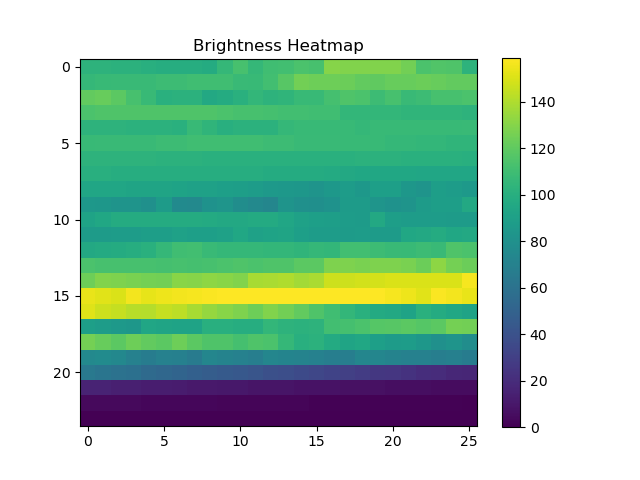
#> input picture images/heatmap.png, 640 x 480 px, given in place of mrng.jpg, which was not available
$ jupyter execute ass1.ipynb   (text cells are left out)
#> lines starting #> are read from the running program, lines starting #| are printed output that depends on the picture; pictures that were not available may be replaced by others from this repository, and a replacement may not be noted
[cell 1]
import cv2
import numpy
import matplotlib.pyplot as plt

[cell 2]
img = cv2.imread('mrng.jpg')
#> img is the input picture: shape (480, 640, 3); mean B, G, R 180.3, 202.1, 161.1
img = cv2.cvtColor(img, cv2.COLOR_BGR2RGB)
plt.imshow(img)
plt.title('mrng image')

[cell 3]
hsv = cv2.cvtColor(img, cv2.COLOR_RGB2HSV)
#> hsv: shape (480, 640, 3); mean H, S, V 40.5, 93.7, 209.2
plt.imshow(hsv)

[cell 4]
h, s, v = cv2.split(hsv)
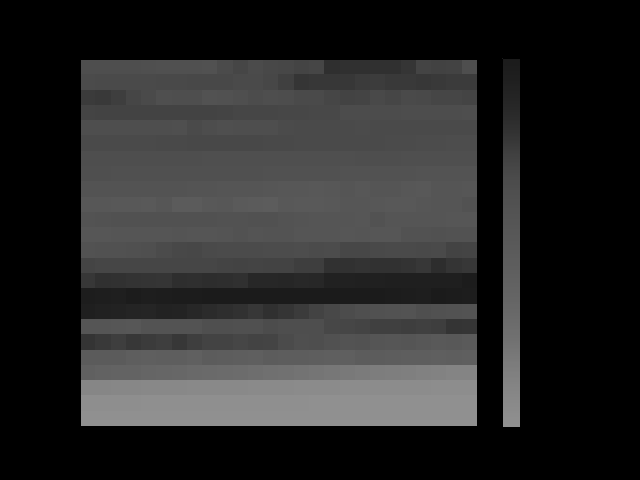
#> h: shape (480, 640); min 0, max 144, mean 40.5
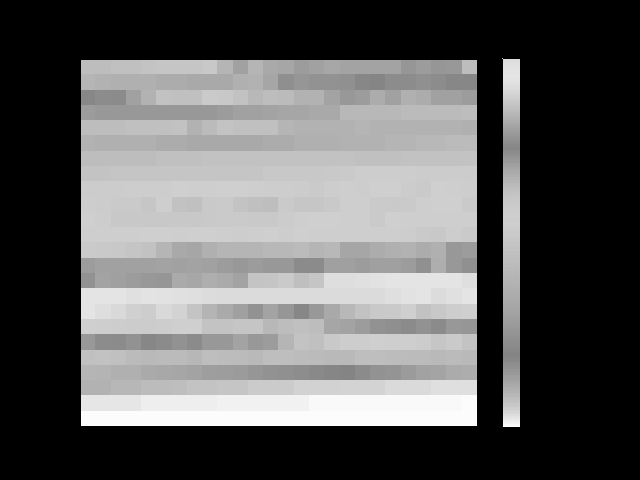
#> s: shape (480, 640); min 0, max 255, mean 93.7
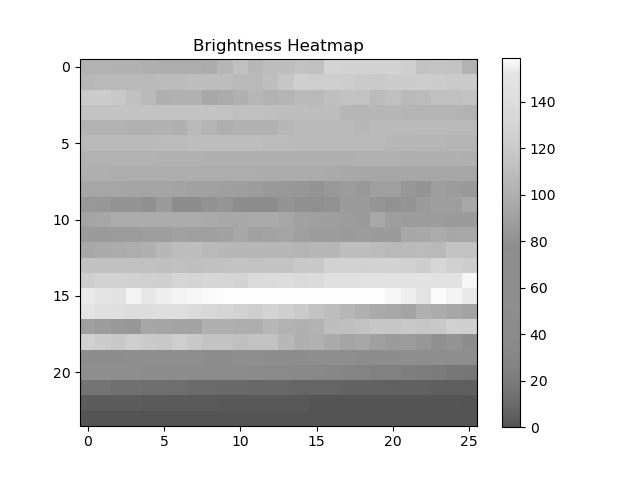
#> v: shape (480, 640); min 0, max 255, mean 209.2
v
